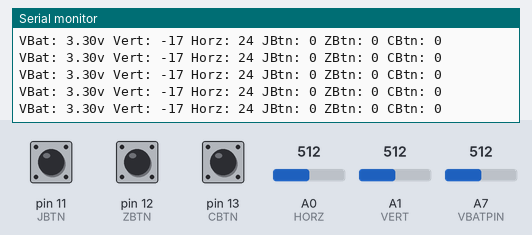
This sketch was run on a simulated Arduino Nano, built with avr-gcc and run on an emulated ATmega328P. Parts: the last lines printed to the serial monitor. Inputs (shaded band) come from the test bench; at power-on: A0 (HORZ) = 512, A1 (VERT) = 512, pin 11 (JBTN) HIGH, pin 12 (ZBTN) HIGH, pin 13 (CBTN) HIGH, A7 (VBATPIN) = 512. No radio packets arrive unless stated.

Above: at 1.2 s.
1.3 s: A0 (HORZ) set to 539
At 1.43 s:
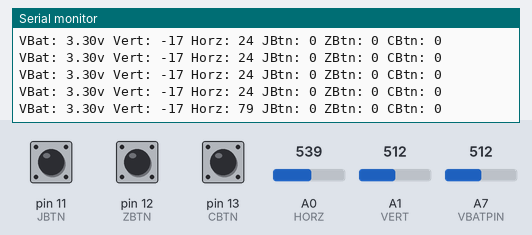
4.3 s: A0 (HORZ) set to 564
At 4.34 s:
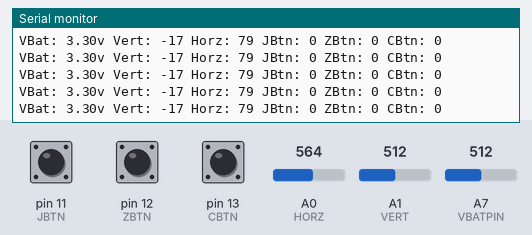
7.3 s: A1 (VERT) set to 477
At 7.3 s:
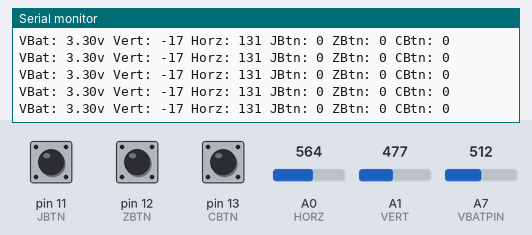
Timing chart, 0 to 10.3 s (numbered marks = the images above; inputs shaded):
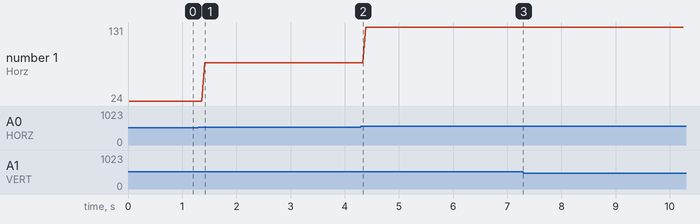

The sketch:

eMB-WiiChuk-v2.ino
```cpp
#include <SPI.h>
#include <Wire.h>
#include <RHReliableDatagram.h>
#include <RH_RF69.h>

#define VBATPIN       A7

#define VERT          A1
#define HORZ          A0
#define JBTN          11
#define ZBTN          12
#define CBTN          13

#define RFM69_CS      8
#define RFM69_INT     3
#define RFM69_RST     4
#define RF69_FREQ     915.0

// Where to send packets to!
#define DEST_ADDRESS  1
// change addresses for each client board, any number :)
#define MY_ADDRESS    2

// Singleton instance of the radio driver
RH_RF69 rf69(RFM69_CS, RFM69_INT);
// Class to manage message delivery and receipt, using the driver declared above
RHReliableDatagram rf69_manager(rf69, MY_ADDRESS);

// The encryption key has to be the same as the one in the server
uint8_t crypt_key[] = { 0x01, 0x02, 0x03, 0x04, 0x05, 0x06, 0x07, 0x08,
                        0x01, 0x02, 0x03, 0x04, 0x05, 0x06, 0x07, 0x08};

// Dont put this on the stack:
uint8_t buf[RH_RF69_MAX_MESSAGE_LEN];
char data[] = "";
char radiopacket[40] = "";

int16_t vert_val, horz_val;
boolean jbtn_val, zbtn_val, cbtn_val;
float batt_voltage;


void setup() {
  Wire.begin(); // setup i2c
  Serial.begin(9600); // setup serial

  // Joystick Setup
  pinMode(JBTN, INPUT_PULLUP);
  pinMode(ZBTN, INPUT_PULLUP);
  pinMode(CBTN, INPUT_PULLUP);

  radio_init();

}

void loop() {
  // put your main code here, to run repeatedly:

  batt_voltage = measure_vbatt();

  // read all values from the joystick
  read_joystick();

  // print out the values
  serial_debug();
}

void radio_init() {
  // RFM69 Setup
  pinMode(RFM69_RST, OUTPUT);
  digitalWrite(RFM69_RST, LOW);
  // manual reset
  digitalWrite(RFM69_RST, HIGH);
  delay(10);
  digitalWrite(RFM69_RST, LOW);
  delay(10);

  if (!rf69_manager.init()) {
    Serial.println("RFM69 radio init failed");
    while (1);
  }

  // Defaults after init are 434.0MHz, modulation GFSK_Rb250Fd250, +13dbM (for low power module)
  if (!rf69.setFrequency(RF69_FREQ)) {
    Serial.println("setFrequency failed");
  }

  // If you are using a high power RF69 eg RFM69HW, you *must* set a Tx power with the
  // ishighpowermodule flag set like this:
  rf69.setTxPower(14, true);

  // set encryption
  rf69.setEncryptionKey(crypt_key);
}

void read_joystick() {
  vert_val = analogRead(VERT); // will be 0-1023
  vert_val = map(vert_val, 9, 1023, -2047, 2047); // map to forward and reverse
  vert_val = constrain(vert_val, -2047, 2047);

  horz_val = analogRead(HORZ); // will be 0-1023
  horz_val = map(horz_val, 2, 1003, -1023, 1033); // map to left and right
  horz_val = constrain(horz_val, -1023, 1023);

  jbtn_val = !digitalRead(JBTN); // will be HIGH (1) if pressed, and LOW (0) if not pressed
  zbtn_val = !digitalRead(ZBTN); // will be HIGH (1) if pressed, and LOW (0) if not pressed
  cbtn_val = !digitalRead(CBTN); // will be HIGH (1) if pressed, and LOW (0) if not pressed

}

float measure_vbatt() {
  float measuredvbat = analogRead(VBATPIN);
  measuredvbat *= 2;    // we divided by 2, so multiply back
  measuredvbat *= 3.3;  // Multiply by 3.3V, our reference voltage
  measuredvbat /= 1024; // convert to voltage
  return measuredvbat;
}

void serial_debug() {
  Serial.print("VBat: " );
  Serial.print(batt_voltage);
  Serial.print("v Vert: ");
  Serial.print(vert_val,DEC);
  Serial.print(" Horz: ");
  Serial.print(horz_val,DEC);
  Serial.print(" JBtn: ");
  Serial.print(jbtn_val,DEC);
  Serial.print(" ZBtn: ");
  Serial.print(zbtn_val,DEC);
  Serial.print(" CBtn: ");
  Serial.println(cbtn_val,DEC);
}
```

Measured:
- after the input at 1.3 s, the serial monitor: prints a new line after 0.12 s (image 1)
- plotted number 1: 24 → 79 after the input at 1.3 s, 79 → 131 after the input at 4.3 s
